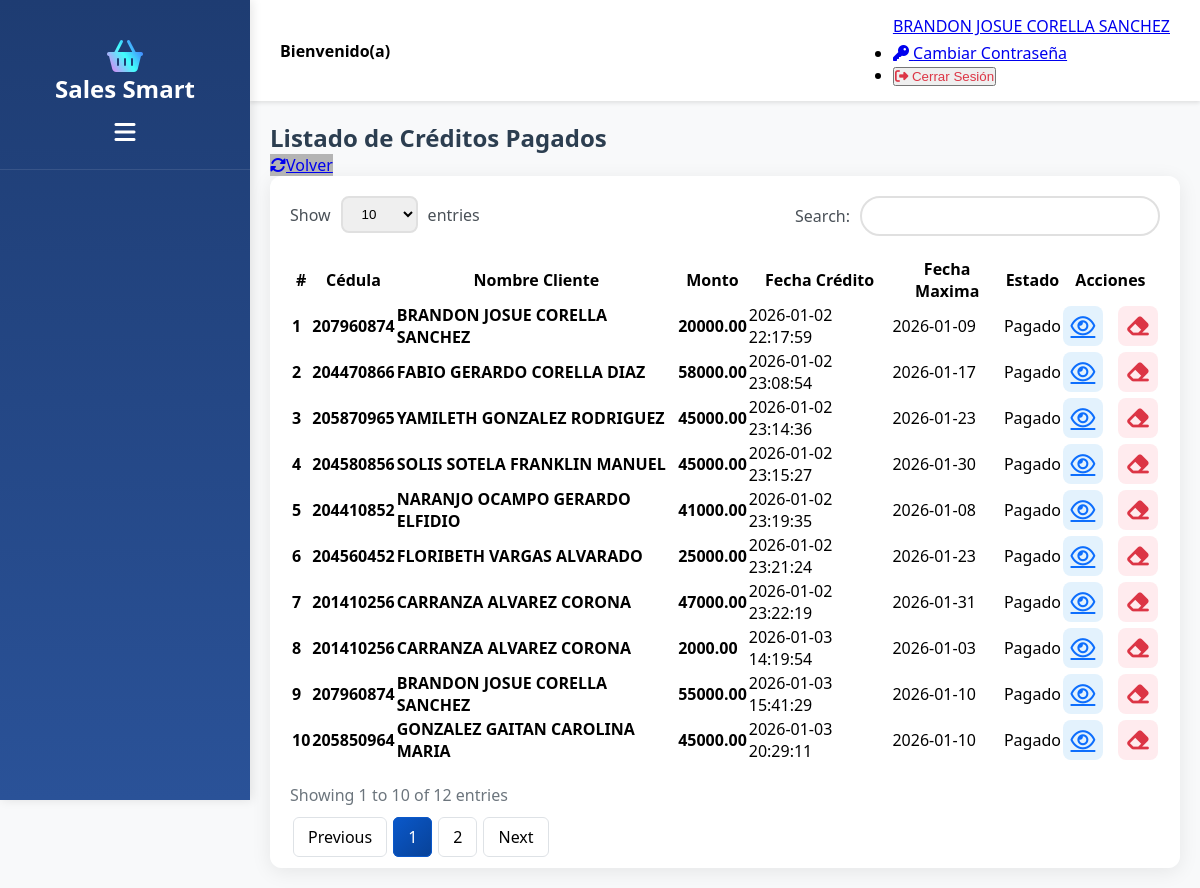
Page /View/Creditos/ListadoCreditosPagados.php (signed in) on the committed database.
### tables this page shows
CREATE TABLE `tbcredito` (
  `idCredito` int NOT NULL AUTO_INCREMENT,
  `cedula` varchar(255) NOT NULL,
  `nombreCliente` varchar(255) NOT NULL,
  `monto` decimal(10,2) NOT NULL,
  `fechaCredito` datetime NOT NULL,
  `fechaMaxima` date NOT NULL,
  `idEstadoCredito` int NOT NULL,
  PRIMARY KEY (`idCredito`),
  KEY `FK_CREDITO_ESTADO` (`idEstadoCredito`),
  CONSTRAINT `FK_CREDITO_ESTADO` FOREIGN KEY (`idEstadoCredito`) REFERENCES `tbestadocredito` (`idEstadoCredito`)
);

CREATE TABLE `tbestadocredito` (
  `idEstadoCredito` int NOT NULL AUTO_INCREMENT,
  `nombreEstado` varchar(255) NOT NULL,
  PRIMARY KEY (`idEstadoCredito`)
);

### Model/CreditoModel.php (called while the page is built, shortened)
<?php
    function ConsultarCreditosPagadosModel ()
    {
        try
        {
            $context = OpenConnection();
            $sentencia = "CALL ConsultarCreditosPagados()";
            $resultado = $context -> query($sentencia);
            $datos = [];
            while ($row = $resultado->fetch_assoc())
            {
                $datos[] = $row;
            }
            return $datos;
        }
        catch(Exception $error)
        {
            SaveError($error);
            return false;
        }
    }
?>

### Controller/CreditoController.php (called while the page is built, shortened)
<?php
    include_once $_SERVER['DOCUMENT_ROOT'] . '/SalesSmart/Model/CreditoModel.php';
    function ConsultarCreditosPagados()
    {
        return ConsultarCreditosPagadosModel();
    }
?>

### View/Creditos/ListadoCreditosPagados.php (the view, shortened to what this page needs)
<?php
    include_once $_SERVER['DOCUMENT_ROOT'] . '/SalesSmart/View/LayoutInterno.php';
    include_once $_SERVER['DOCUMENT_ROOT'] . '/SalesSmart/Controller/CreditoController.php';
    $creditos = ConsultarCreditosPagados();
?>
<!doctype html>
<html lang="es">
<body>
    <div class="row mb-3">
        <div class="col-12 mt-4">
            <h2 class="text-center mb-3" style="color: #2c3e50; font-weight: 700;">Listado de Créditos Pagados</h2>
        </div>
        <div class="mb-3">
            <a class="btn text-white px-4 btn-custom-ligth mt-1" style="background-color: #b4b4b4ff;"
                href="Creditos.php">
                <i class="fa-solid fa-rotate me-2"></i>Volver
            </a>
        </div>
    </div>
    <div class="card">
        <div class="card-body p-0 mt-3">
            <div class="table-responsive">
                <table class="table mb-0 text-center" id="tbCredito" name="tbCredito">
                    <thead>
                        <tr>
                            <th scope="col" class="text-center align-middle">#</th>
                            <th scope="col" class="text-center align-middle">Cédula</th>
                            <th scope="col" class="text-center align-middle">Nombre Cliente</th>
                            <th scope="col" class="text-center align-middle">Monto</th>
                            <th scope="col" class="text-center align-middle">Fecha Crédito</th>
                            <th scope="col" class="text-center align-middle">Fecha Maxima</th>
                            <th scope="col" class="text-center align-middle">Estado</th>
                            <th scope="col" class="text-center align-middle">Acciones</th>
                        </tr>
                    </thead>
                    <tbody>
                    <?php
                    foreach ($creditos as $credito)
                    {
                        $badgeClass = 'secondary';
                        if ($credito['nombreEstado'] == 'Pendiente')
                        {
                            $badgeClass = 'warning';
                        }
                        elseif ($credito['nombreEstado'] == 'Vencido')
                        {
                            $badgeClass = 'danger';
                        }
                        elseif ($credito['nombreEstado'] == 'Pagado')
                        {
                            $badgeClass = 'success';
                        }
                        echo '
                        <tr>
                            <td class="text-center align-middle"><strong>'.$credito['idCredito'].'</strong></td>
                            <td class="text-center align-middle"><strong>'.$credito['cedula'].'</strong></td>
                            <td class="text-center align-middle"><strong>'.$credito['nombreCliente'].'</strong></td>
                            <td class="text-center align-middle"><strong>'.$credito['monto'].'</strong></td>
                            <td class="text-center align-middle">'.$credito['fechaCredito'].'</td>
                            <td class="text-center align-middle">'.$credito['fechaMaxima'].'</td>
                            <td class="text-center align-middle">
                                <span class="badge bg-'.$badgeClass.'">'.$credito['nombreEstado'].'</span>
                            </td>
                            <td class="text-center align-middle">
                                <div class="action-buttons d-flex justify-content-center gap-3">
                                    <a href="ActualizarCredito.php?id='.$credito['idCredito'].'"
                                    title="Ver"
                                    style="color:#0d6efd;font-size:22px;">
                                        <i class="fa-regular fa-eye"></i>
                                    </a>
                                    <form method="POST" action="" style="margin:0;">
                                        <input type="hidden" name="idActivarCredito" value="'.$credito['idCredito'].'">
                                        <button type="submit" name="btnActivarCredito"
                                            title="Eliminar"
                                            style="background:none;border:none;color:#dc3545;font-size:22px;">
                                            <i class="fa-solid fa-eraser"></i>
                                        </button>
                                    </form>
                                </div>
                            </td>
                        </tr>';
                    }
                    ?>
                    </tbody>
                </table>
            </div>
        </div>
    </div>
</body>
</html>

### View/CSS/EstilosHome.css (style rules this page uses)
* { margin: 0; padding: 0; box-sizing: border-box; }
body { font-family: 'Segoe UI', Tahoma, Geneva, Verdana, sans-serif; overflow-x: hidden; }

### View/CSS/EstilosProveedor.css (style rules this page uses)
.action-buttons { display: flex; justify-content: center; gap: 15px; align-items: center; }
.action-buttons a, .action-buttons button { transition: all 0.3s ease; display: inline-flex; align-items: center; justify-content: center; width: 40px; height: 40px; border-radius: 8px; }
.action-buttons a { background-color: #e3f2fd; color: #0d6efd; }
.action-buttons button { background-color: #ffebee !important; color: #dc3545 !important; border: none !important; padding: 0 !important; margin: 0 !important; cursor: pointer; }
.card { border: none; border-radius: 12px; box-shadow: 0 4px 20px rgba(0, 0, 0, 0.08); overflow: hidden; }

### View/CSS/EstilosDashboard.css (style rules this page uses)
:root { --primary-gradient: linear-gradient(135deg, #667eea 0%, #764ba2 100%); --success-gradient: linear-gradient(135deg, #11998e 0%, #38ef7d 100%); --warning-gradient: linear-gradient(135deg, #f093fb 0%, #f5576c 100%); --info-gradient: linear-gradient(135deg, #4facfe 0%, #00f2fe 100%); --dark-bg: #f8f9fa; --card-shadow: 0 10px 30px rgba(0, 0, 0, 0.1); --card-hover-shadow: 0 15px 40px rgba(0, 0, 0, 0.15); }
body { background: var(--dark-bg); font-family: 'Segoe UI', Tahoma, Geneva, Verdana, sans-serif; }

### rows in the picture
tbcredito: idCredito "1", cedula "207960874", nombreCliente "BRANDON JOSUE CORELLA SANCHEZ", monto "20000.00", fechaCredito "2026-01-02 22:17:59", fechaMaxima "2026-01-09", idEstadoCredito.nombreEstado "Pagado"
tbcredito: idCredito "2", cedula "204470866", nombreCliente "FABIO GERARDO CORELLA DIAZ", monto "58000.00", fechaCredito "2026-01-02 23:08:54", fechaMaxima "2026-01-17", idEstadoCredito.nombreEstado "Pagado"
tbcredito: idCredito "3", cedula "205870965", nombreCliente "YAMILETH GONZALEZ RODRIGUEZ", monto "45000.00", fechaCredito "2026-01-02 23:14:36", fechaMaxima "2026-01-23", idEstadoCredito.nombreEstado "Pagado"
tbcredito: idCredito "4", cedula "204580856", nombreCliente "SOLIS SOTELA FRANKLIN MANUEL", monto "45000.00", fechaCredito "2026-01-02 23:15:27", fechaMaxima "2026-01-30", idEstadoCredito.nombreEstado "Pagado"
tbcredito: idCredito "5", cedula "204410852", nombreCliente "NARANJO OCAMPO GERARDO ELFIDIO", monto "41000.00", fechaCredito "2026-01-02 23:19:35", fechaMaxima "2026-01-08", idEstadoCredito.nombreEstado "Pagado"
tbcredito: idCredito "6", cedula "204560452", nombreCliente "FLORIBETH VARGAS ALVARADO", monto "25000.00", fechaCredito "2026-01-02 23:21:24", fechaMaxima "2026-01-23", idEstadoCredito.nombreEstado "Pagado"
tbcredito: idCredito "7", cedula "201410256", nombreCliente "CARRANZA ALVAREZ CORONA", monto "47000.00", fechaCredito "2026-01-02 23:22:19", fechaMaxima "2026-01-31", idEstadoCredito.nombreEstado "Pagado"
tbcredito: idCredito "8", cedula "201410256", nombreCliente "CARRANZA ALVAREZ CORONA", monto "2000.00", fechaCredito "2026-01-03 14:19:54", fechaMaxima "2026-01-03", idEstadoCredito.nombreEstado "Pagado"
tbcredito: idCredito "9", cedula "207960874", nombreCliente "BRANDON JOSUE CORELLA SANCHEZ", monto "55000.00", fechaCredito "2026-01-03 15:41:29", fechaMaxima "2026-01-10", idEstadoCredito.nombreEstado "Pagado"
tbcredito: idCredito "10", cedula "205850964", nombreCliente "GONZALEZ GAITAN CAROLINA MARIA", monto "45000.00", fechaCredito "2026-01-03 20:29:11", fechaMaxima "2026-01-10", idEstadoCredito.nombreEstado "Pagado"

### other values in the picture
$nombreCompleto "BRANDON JOSUE CORELLA SANCHEZ"
